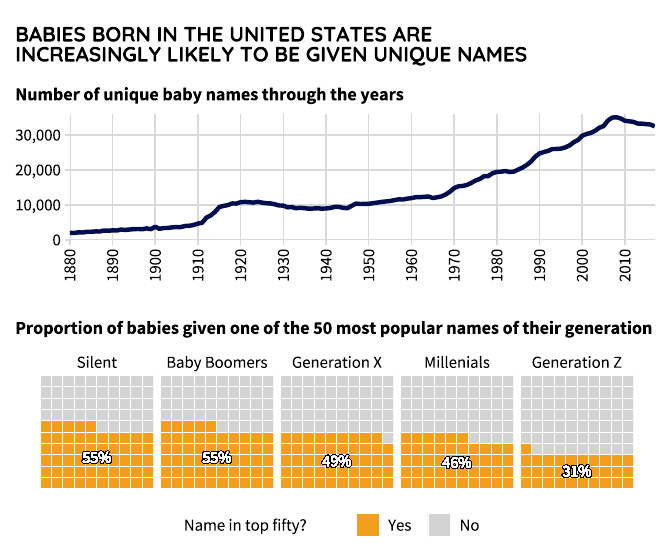

Reproduce this figure in R.
library(tidyverse)
library(ggwaffle)
library(ggbeeswarm)
library(sysfonts)
library(showtext)
library(cowplot)
library(colorspace)
library(patchwork)
library(shadowtext)

# Read in data
data <- tidytuesdayR::tt_load(2022, week = 12)

# Add fonts
font_add_google("Source Sans Pro", family = "sansPro")
font_add_google("Quicksand", family = "quicksand")
showtext_auto()
showtext_opts(dpi = 300)

# Define helper functions
source(here::here("2022", "2022-03-22", "functions.R"))

# Plot number of unique baby names vs. time
uniqueBabyNamesVTime <- data$babynames %>% 
  group_by(year) %>%
  summarize(n = n()) %>%
  ggplot(aes(x = year, y = n))+
  geom_line(size = 1.5, color = "#030E4F")+
  ggtitle("Number of unique baby names through the years")+
  theme_minimal_grid()+
  scale_x_continuous(breaks = seq(1880, 2020, by = 10), expand = c(0,0))+
  scale_y_continuous(breaks = c(0,10000,20000,30000), 
                     labels = c("0", "10,000", "20,000", "30,000"),
                     limits = c(0,36000),
                     expand = c(0,0))+
  theme(axis.title.x = element_blank(),
        axis.title.y = element_blank(),
        axis.text.x = element_text(angle = 90, vjust = 0.5, hjust=1, family = "sansPro", size = 12),
        axis.text.y = element_text(family = "sansPro", size = 12),
        plot.margin = margin(0,0,0,0),
        plot.title = element_text(family = "sansPro",face = "bold", size = 13),
        plot.title.position = "plot")

# Specify generations
generations <- tibble(
  year = seq(1928,2012),
  generation = c(rep("Silent", 18), #1928-1945
                 rep("Baby Boomers", 19), #1946-1964
                 rep("Generation X", 16),#1965-1980
                 rep("Millenials", 16),#1981-1996
                 rep("Generation Z", 16)),#1997-2012
  age = 2022 - year # age in 2022
) 

# Calculate percent of each generation that has a name in the top 50 
topFiftyNamesByGen <- data$babynames %>%
  left_join(generations, by = c("year")) %>%
  drop_na(generation) %>%
  group_by(generation, sex, name) %>%
  summarize(sum = sum(n, na.rm = TRUE)) %>%
  mutate(rank = rank(-sum)) %>%
  mutate(top = rank <= 50) %>%
  ungroup() %>%
  group_by(generation, top) %>%
  summarise(n = sum(sum, na.rm = TRUE), .groups = "drop") %>%
  pivot_wider(names_from = top, values_from = n, names_prefix = "top_") %>%
  mutate(percentTop = 100*top_TRUE/(top_TRUE+top_FALSE),
         nTop = round(percentTop),
         nNotTop = 100 - nTop) %>%
  select(generation, nTop, nNotTop) %>%
  pivot_longer(2:3, names_to = "top", values_to = "n")

# Make waffle plot for each generation
nameInTopWafflePlot<- wrap_elements(
  wrap_plots(map(unique(generations$generation), 
                 makeWaffle, 
                 nameSummary = topFiftyNamesByGen),
             nrow = 1),
  clip = FALSE)+
  ggtitle("Proportion of babies given one of the 50 most popular names of their generation") +
  theme(plot.title = element_text(family = "sansPro",size = 13, face = "bold", lineheight = 0.5),
        plot.title.position = "plot")

# Extract waffle plot legend
legend <- makeWaffleLegend("Generation Z", topFiftyNamesByGen)

# Create main plot title
mainTitle <- uniqueNamePlotTitle <- 
  grid::textGrob(label = "BABIES BORN IN THE UNITED STATES ARE \nINCREASINGLY LIKELY TO BE GIVEN UNIQUE NAMES",
                 x = unit(0, "npc"),
                 gp = grid::gpar(fontfamily = "quicksand", 
                                 fontsize = 15, 
                                 fontface = "bold",
                                 lineheight = 0.8),
                 hjust = 0)


# Patch plots together
combinedPlot <- (wrap_elements(mainTitle)/
                   wrap_elements(uniqueBabyNamesVTime)/ 
                   plot_spacer()/
                   nameInTopWafflePlot/
                   legend) + 
  plot_layout(heights = c(3,10,0.5,8,1))

ggsave(filename = "./2022/2022-03-22/babyNames.pdf", 
       plot = combinedPlot,
       device= "pdf",
       width = 6.7, 
       height= 5.5,
       units = "in")

